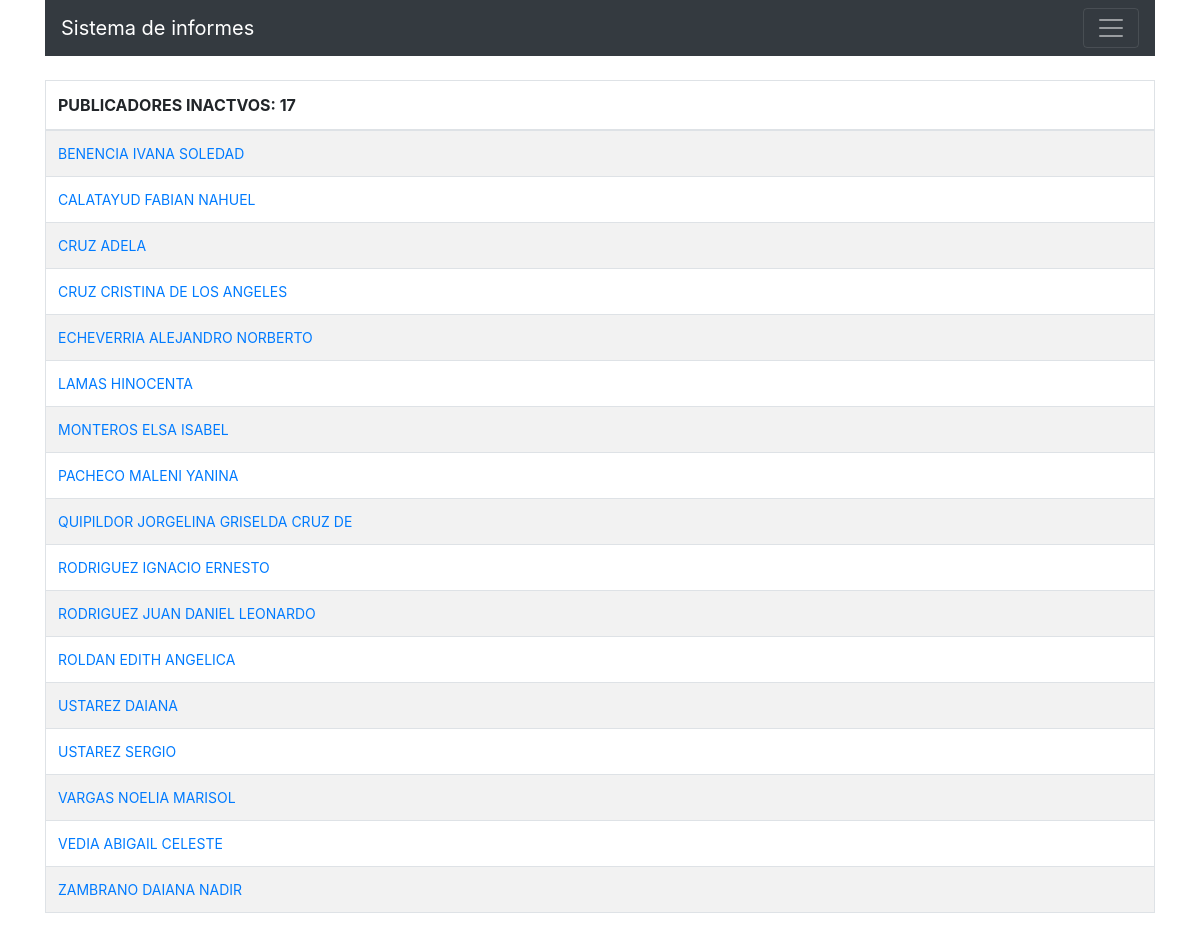
Screenshot of /publicador/publicador/Activo/ (signed in) with the database file from the repository.
### publicador/models.py (models this page shows, shortened)
class Publicador(models.Model):
    nombre = models.CharField(max_length=50)
    nacimiento = models.DateField(null=True, blank=True)
    bautismo = models.DateField(null=True, blank=True)
    sexo = models.CharField(max_length=10, choices=SEXO)
    u_oo = models.CharField(max_length=15, choices=UOO, default='Otras Ovejas')
    a_sm = models.CharField(max_length=20, choices=ASM, null=True, blank=True)
    regular = models.CharField(max_length=20, choices=PR, null=True, blank=True)
    grupo = models.CharField(max_length=1, choices=GRUPO)
    estado = models.CharField(max_length=10, choices=ESTADO)
    class Meta():
        verbose_name='publicador'
        verbose_name_plural='publicadores'
        ordering=['nombre']

### publicador/views.py (the view)
# urls.py: path('publicador/<str:estado>/', Publicador_list.as_view(), name='publicador'),
class Publicador_list(LoginRequiredMixin,View):
    def get(self,request,estado):
        if estado == "activo":
            publicador = Publicador.objects.filter(estado="Activo")
            cantidad = Publicador.objects.filter(estado="Activo").count()
            titulo = "PUBLICADORES ACTIVOS: "
        else:
            publicador = Publicador.objects.filter(estado="Inactivo")
            cantidad = Publicador.objects.filter(estado="Inactivo").count()
            titulo = "PUBLICADORES INACTVOS: "
        return render(request, "publicador/publicador.html",{"publicador": publicador, "titulo":titulo,"cantidad":cantidad,"estado":estado})

### templates/publicador/publicador.html
{% extends "base.html" %}
{% block contenido %}
    <div class="container" style="background-color:#ffffff;" >
        <table  class="table table-striped table-bordered" style="width:100%">
            <thead align="justify">
                <tr>
                    <th>{{ titulo }}{{cantidad}}</th>
                </tr>
            </thead>
            <tbody>
                {% if estado == "Activo" %}
                    {% for publicador in publicador %}
                    <tr>
                        <td class="small"><a href="{% url 'tarjeta_activo' publicador.id %}">{{publicador.nombre}}</a></td>
                    </tr>
                    {% endfor %}
                {% else %}
                    {% for publicador in publicador %}
                    <tr>
                        <td class="small"><a href="{% url 'tarjeta_inactivo' publicador.id %}">{{publicador.nombre}}</a></td>
                    </tr>
                    {% endfor %}
                {% endif %}
            </tbody>
        </table>
    </div>
    {% endblock %}

### rows the page displays
Publicador: nombre "BENENCIA IVANA SOLEDAD"
Publicador: nombre "CALATAYUD FABIAN NAHUEL"
Publicador: nombre "CRUZ ADELA"
Publicador: nombre "CRUZ CRISTINA DE LOS ANGELES"
Publicador: nombre "ECHEVERRIA ALEJANDRO NORBERTO"
Publicador: nombre "LAMAS HINOCENTA"
Publicador: nombre "MONTEROS ELSA ISABEL"
Publicador: nombre "PACHECO MALENI YANINA"
Publicador: nombre "QUIPILDOR JORGELINA GRISELDA CRUZ DE"
Publicador: nombre "RODRIGUEZ IGNACIO ERNESTO"
Publicador: nombre "RODRIGUEZ JUAN DANIEL LEONARDO"
Publicador: nombre "ROLDAN EDITH ANGELICA"
Publicador: nombre "USTAREZ DAIANA"
Publicador: nombre "USTAREZ SERGIO"
Publicador: nombre "VARGAS NOELIA MARISOL"
Publicador: nombre "VEDIA ABIGAIL CELESTE"
Publicador: nombre "ZAMBRANO DAIANA NADIR"

### other values shown
{{ titulo }} "PUBLICADORES INACTVOS:"
{{ cantidad }} "17"
